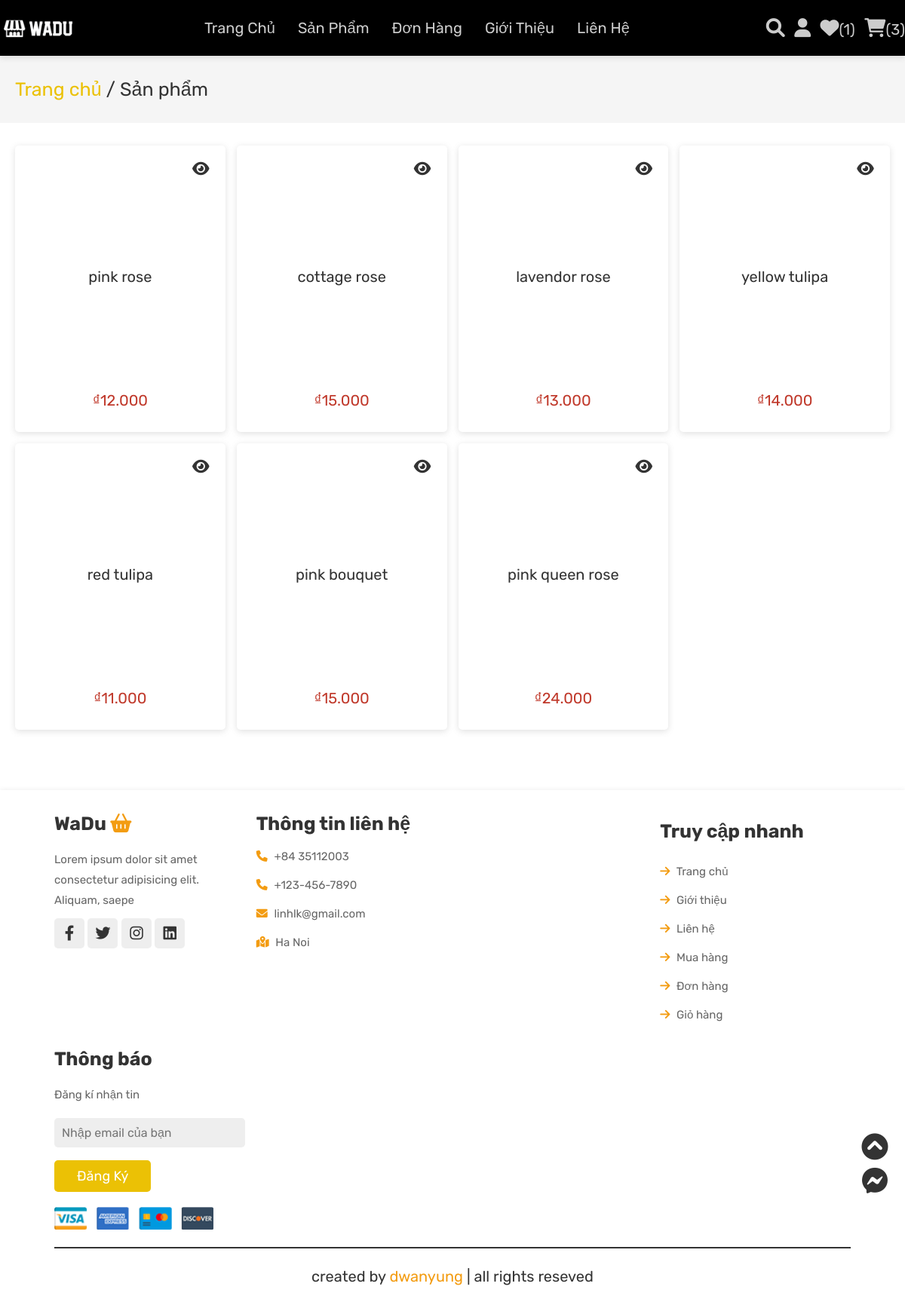
Page /shop.php (signed in) on the committed database.
### tables this page shows
CREATE TABLE `products` (
  `id` int(100) NOT NULL,
  `name` varchar(100) NOT NULL,
  `details` varchar(500) NOT NULL,
  `price` int(100) NOT NULL,
  `image` varchar(100) NOT NULL
);

### shop.php (the view, shortened to what this page needs)
<?php
@include 'config.php';
$user_id = $_SESSION['user_id'];
?>
<!DOCTYPE html>
<html lang="en">
<head>
   <link rel="stylesheet" href="https://cdnjs.cloudflare.com/ajax/libs/font-awesome/6.0.0/css/all.min.css">
   <link rel="stylesheet" href="css/style.css">
</head>
<body>
<?php @include 'header.php'; ?>
<section class="heading">
    <p> <a href="home.php">Trang chủ</a> / Sản phẩm </p>
</section>
<section class="products">
   <div class="box-container">
      <?php
         $select_products = mysqli_query($conn, "SELECT * FROM `products`") or die('query failed');
         if(mysqli_num_rows($select_products) > 0){
            while($fetch_products = mysqli_fetch_assoc($select_products)){
      ?>
      <form action="" method="POST" class="box">
         <a href="view_page.php?pid=<?php echo $fetch_products['id']; ?>" class="fas fa-eye"></a>
         <div class="image">
         </div>
         <div class="name"><?php echo $fetch_products['name']; ?></div>
         <div class="price"><span>₫</span><?php echo $fetch_products['price']; ?>.000</div>
      </form>
      <?php
         }
      }else{
         echo '<p class="empty">Chưa có sản phẩm nào được thêm vào!</p>';
      }
      ?>
   </div>
</section>
<?php @include 'footer.php'; ?>
</body>
</html>

### header.php (shortened to what this page needs)
<header class="header">
    <div class="chat-top-box">
        <a href="#"><i class="fa-solid fa-circle-chevron-up"></i></a>
        <a href="https://www.facebook.com/profile.php?id=100007239466406" target="blank"><i class="fa-brands fa-facebook-messenger"></i></a>
    </div>
    <div class="flex">
        <a href="home.php" class="logo">
            <img src="images/logo.png" alt="">
        </a>
        <nav class="navbar">
            <ul>
                <li><a href="home.php">Trang chủ</a></li>
                <li><a href="shop.php">Sản phẩm</a></li>
                <li><a href="orders.php">Đơn hàng</a></li>
                        <li><a href="about.php">Giới thiệu</a></li>
                        <li><a href="contact.php">Liên hệ</a></li>
            </ul>
        </nav>
        <div class="icons">
            <a href="search_page.php" class="fas fa-search"></a>
            <div id="user-btn" class="fas fa-user"></div>
            <?php
                $select_wishlist_count = mysqli_query($conn, "SELECT * FROM `wishlist` WHERE user_id = '$user_id'") or die('query failed');
                $wishlist_num_rows = mysqli_num_rows($select_wishlist_count);
            ?>
            <a href="wishlist.php"><i class="fas fa-heart"></i><span>(<?php echo $wishlist_num_rows; ?>)</span></a>
            <?php
                $select_cart_count = mysqli_query($conn, "SELECT * FROM `cart` WHERE user_id = '$user_id'") or die('query failed');
                $cart_num_rows = mysqli_num_rows($select_cart_count);
            ?>
            <a href="cart.php"><i class="fas fa-shopping-cart"></i><span>(<?php echo $cart_num_rows; ?>)</span></a>
        </div>
    </div>
</header>

### footer.php
<section class="footer">
    <div class="box-container">
        <div class="box">
            <h3> WaDu <i class="fas fa-shopping-basket"></i></h3>
            <p>Lorem ipsum dolor sit amet consectetur adipisicing elit. Aliquam, saepe</p>
            <div class="share">
                <a href="#" class="fab fa-facebook-f"></a>
                <a href="#" class="fab fa-twitter"></a>
                <a href="#" class="fab fa-instagram"></a>
                <a href="#" class="fab fa-linkedin"></a>
            </div>
        </div>
        <div class="box">
            <h3>Thông tin liên hệ</h3>
            <a href="#" class="links"> <i class="fas fa-phone"></i> +84 35112003 </a>
            <a href="#" class="links"> <i class="fas fa-phone"></i> +123-456-7890 </a>
            <a href="#" class="links"> <i class="fas fa-envelope"></i> linhlk@gmail.com </a>
            <a href="#" class="links"> <i class="fas fa-map-marked-alt"></i> Ha Noi <br>
        </div>
        <div class="box">
            <h3>Truy cập nhanh</h3>
            <a href="home.php" class="links"> <i class="fas fa-arrow-right"></i> Trang chủ</a>
            <a href="about.php" class="links"> <i class="fas fa-arrow-right"></i> Giới thiệu</a>
            <a href="contact.php" class="links"> <i class="fas fa-arrow-right"></i> Liên hệ</a>
            <a href="shop.php" class="links"> <i class="fas fa-arrow-right"></i> Mua hàng</a>
            <a href="orders.php" class="links"> <i class="fas fa-arrow-right"></i> Đơn hàng</a>
            <a href="cart.php" class="links"> <i class="fas fa-arrow-right"></i> Giỏ hàng</a>
        </div>
        <div class="box">
            <h3>Thông báo</h3>
            <p>Đăng kí nhận tin</p>
            <input type="email" placeholder="Nhập email của bạn" class="email">
            <input type="submit" value="Đăng ký" class="btn">
            <img src="images/payment.png" alt="" class="payment-img">
        </div>
    </div>
    <div class="credit"> created by <span> dwanyung </span> | all rights reseved </div>
</section>

### rows in the picture
products: name "pink rose", price "12"
products: name "cottage rose", price "15"
products: name "lavendor rose", price "13"
products: name "yellow tulipa", price "14"
products: name "red tulipa", price "11"
products: name "pink bouquet", price "15"
products: name "pink queen rose", price "24"

### other values in the picture
$wishlist_num_rows "1"
$cart_num_rows "3"
